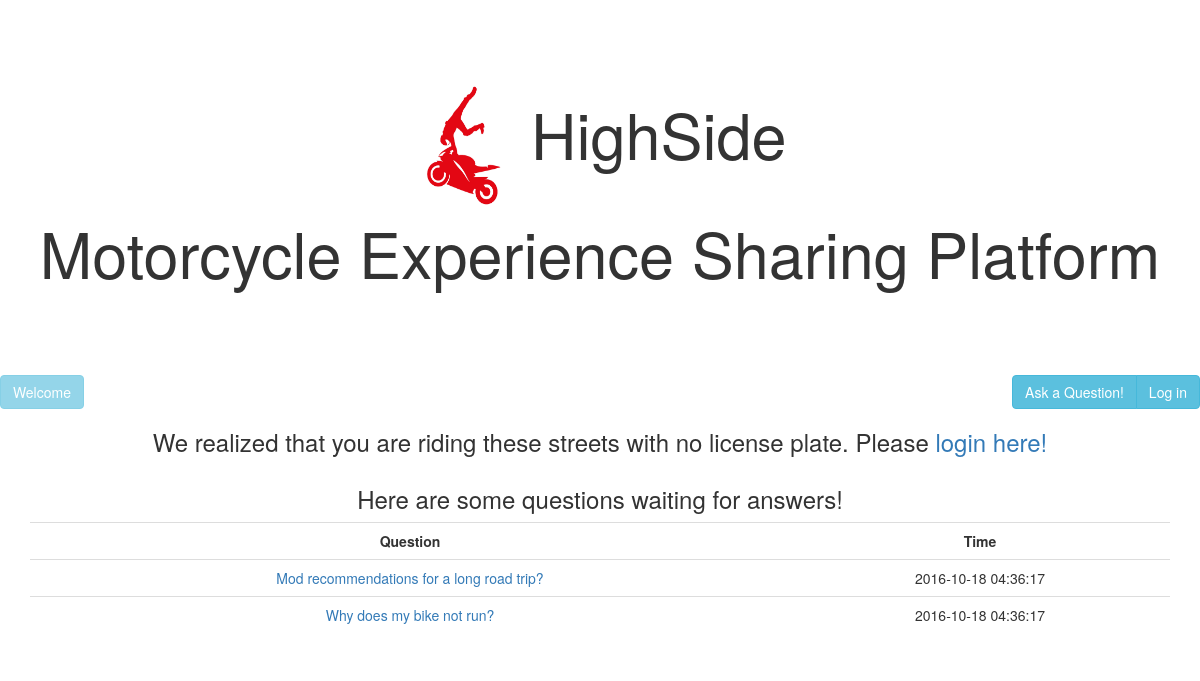
The page / on the database its author committed.
### tables this page shows
CREATE TABLE `QUESTIONS` (
  `ID` int(11) NOT NULL AUTO_INCREMENT,
  `ASKER_ID` int(11) NOT NULL,  
  `QUESTION_TITLE` VARCHAR(60) NOT NULL,
  `QUESTION_PHRASE` VARCHAR(500) NOT NULL,
  `DATE_ASKED` datetime NOT NULL ,
  `TAG1` VARCHAR(20) NOT NULL,
  `TAG2` VARCHAR(20),
  `TAG3` VARCHAR(20),
  `ANSWER_ID` int(11) NOT NULL DEFAULT '0',
  `POINTS` int(11) NOT NULL DEFAULT '0',
    PRIMARY KEY (`ID`)
);

### thingsandstuff.php (called while the page is built, shortened)
<?php
function sqlcommand($query, $qtype){
    $queryComplete = false;
    $servername = "localhost";
    $dbusername = "admin";
    $dbpassword = "M0n@rch$";
    $dbname = "HighSide";
    $conn = new mysqli($servername, $dbusername, $dbpassword, $dbname);
    $result = $conn->query($query);
    if ($qtype == "SELECT"){
        if ($result->num_rows > 0 ){
            return $result;
        }
        else
            return $queryComplete;
    }
    else{
            $queryComplete=true;
            return $queryComplete;
    }
}
?>

### index.php (the view, shortened to what this page needs)
<?php
include_once "thingsandstuff.php";
?>
<!DOCTYPE html>
<html>
<head>
<link rel="stylesheet" href="https://maxcdn.bootstrapcdn.com/bootstrap/3.3.7/css/bootstrap.min.css">
</head>
<body>
	<header class="jumbotron text-center" style="background-color:white;">
        <h1>
        <a href="index.php">
        <img src="highside-logo.jpg" alt="HighSide" style="width:100px;height:150px;">
        </a>
        HighSide<br>Motorcycle Experience Sharing Platform </h1>
	</header>
    <div class="topMenu">
		<table cellpadding="0" cellspacing="0" border="0" width="100%" align="center">
				<tr>
                    <div class="btn-group pull-left">
                        <?php
                            echo '<label class="btn btn-info disabled">Welcome ' . $_SESSION["userName"].' ' . '<span class="badge">' . $_SESSION["K_Points"] . '</span></label>';
                        ?>
                    </div>
                    <div class="btn-group pull-right" >
						<a href="ask.php" class="btn btn-info"> Ask a Question!</a>
                    <?php
                    if ($_SESSION["loggedIn"] != true)
					   echo '<a href="login.php" class="btn btn-info" role="button"> Log in</a>';
                    else
                        echo '<a href="login.php" class="btn btn-info" role="button"> Log out</a>';
                    ?>
                    </div>
		</table>
	</div>
	<?php
	if ($_SESSION["loggedIn"] != true)
	{
		echo "<h3 align='center'>We realized that you are riding these streets with no license plate. Please ";
		echo '<a href="./login.php">login here!</a></h3>';
	}
	?>
    <div class="container" >
        <header>
            <h3 align="center"> Here are some questions waiting for answers! </h3>
        </header>
        <div class="table-hover table-responsive">
         <table class="table">
             <tr><th class="col-sm-8 text-center">Question</th><th class="col-sm-4 text-center">Time</th></tr>
             <?php
             $query = "SELECT * FROM QUESTIONS WHERE ANSWER_ID = 0 ORDER BY ID DESC LIMIT 5;";
             $sqlresults = sqlcommand($query, "SELECT");
                while($row = $sqlresults->fetch_assoc())
                    echo "<tr><td class='col-sm-8 text-center'> <a href = 'question.php?QN=".$row["ID"]."'>" . $row["QUESTION_TITLE"] . "</a><td class='col-sm-4 text-center'>" . $row["DATE_ASKED"] . "\n";
             ?>
        </table>
    </div>
    </div>
</body>
</html>

### rows shown on the page
questions: QUESTION_TITLE "Mod recommendations for a long road trip?", DATE_ASKED "2016-10-18 04:36:17"
questions: QUESTION_TITLE "Why does my bike not run?", DATE_ASKED "2016-10-18 04:36:17"
